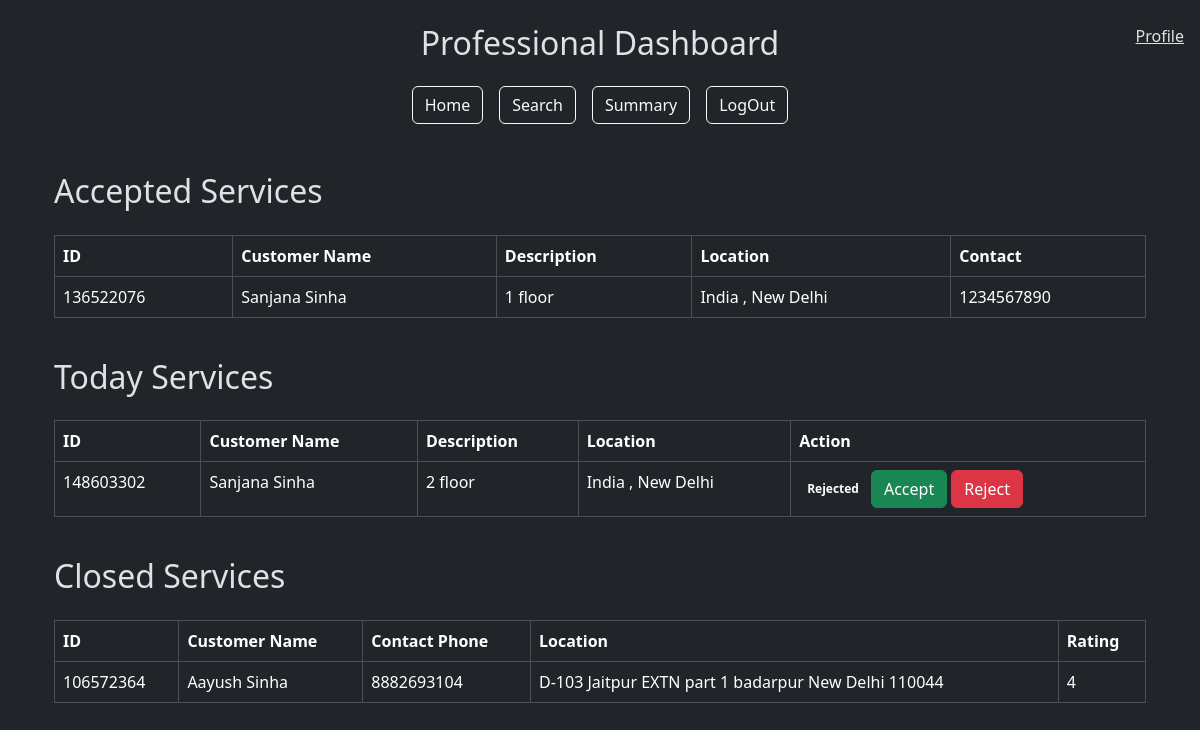
The page /professional_dashboard (signed in) on the database its author committed.
### models.py (models this page shows)
class User(db.Model):
    __tablename__ = "user"
    id = db.Column(db.Integer, primary_key=True)
    username = db.Column(db.String(80), unique=True, nullable=False)
    passhash = db.Column(db.String(80), nullable=False)
    name = db.Column(db.String(80), nullable=False)
    role = db.Column(db.String(20), nullable=False)
    is_blocked = db.Column(db.Boolean, default=False, nullable=False)
    professional = db.relationship('Professional', backref='user', lazy=True)
    customer = db.relationship('Customer', backref='user', lazy=True)

class ServiceRequest(db.Model):
    __tablename__ = 'service_request'
    id = db.Column(db.Integer, primary_key=True)
    customer_id = db.Column(db.Integer, db.ForeignKey('customer.id'), nullable=False)  # Reference to Customer
    professional_id = db.Column(db.Integer, db.ForeignKey('professional.id'), nullable=True)  # Reference to Professional
    service_id = db.Column(db.Integer, db.ForeignKey('service.id'), nullable=False)
    date_of_request = db.Column(db.DateTime, default=datetime.utcnow, nullable=False)
    date_of_completion = db.Column(db.DateTime, nullable=True)
    status = db.Column(db.String(20), default='requested', nullable=False)
    rating = db.Column(db.Integer, nullable=True)
    remarks = db.Column(db.Text, nullable=True)
    rejected_by = db.Column(MutableList.as_mutable(JSON), default=[])
    customer = db.relationship('Customer', back_populates='service_requests')
    service = db.relationship('Service', back_populates='service_requests')
    professional = db.relationship('Professional', back_populates='service_requests')
    review = db.relationship('Review', back_populates='service_request', lazy=True)

class Service(db.Model):
    __tablename__ = 'service'
    id = db.Column(db.Integer, primary_key=True)
    service_name = db.Column(db.String(80), unique=False, nullable=False)
    description = db.Column(db.Text, nullable=False)
    price = db.Column(db.Float, nullable=False)
    time_required = db.Column(db.Integer, nullable=False)
    service_requests = db.relationship('ServiceRequest', back_populates='service', lazy=True)

class Customer(db.Model):
    __tablename__ = 'customer'
    id = db.Column(db.Integer, db.ForeignKey('user.id'), primary_key=True)
    address = db.Column(db.Text, nullable=False)
    pincode = db.Column(db.String(6), nullable=False)
    contact = db.Column(db.String(10), nullable=False)
    service_requests = db.relationship('ServiceRequest', back_populates='customer', lazy=True)

### app.py (the view)
@app.route('/professional_dashboard')
def professional_dashboard():
    user_id = session['user_id']
    professional = Professional.query.get(user_id)
    user = User.query.get(user_id)
    service = Service.query.all()
    accepted_services = ServiceRequest.query.filter_by(professional_id=user_id).filter_by(status='accepted').all()
    today_services = (
    db.session.query(ServiceRequest)
    .join(Service)
    .filter(Service.service_name == professional.service_name)
    .filter(ServiceRequest.status == 'requested')
    .all()
)
    closed_services = (
    db.session.query(ServiceRequest)
    .join(Service)
    .filter(Service.service_name == professional.service_name)
    .filter(ServiceRequest.status == 'closed')
    .filter(ServiceRequest.professional_id==user_id)
    .filter(not_(ServiceRequest.rejected_by.contains([professional.id])))
    .all()
)
    print(today_services, 'today_services')
    print(professional.address,service)
    return render_template('professional_dashboard.html',accepted_services=accepted_services,today_services=today_services, closed_services=closed_services,professional=professional, service=service,user=user)

### templates/professional_dashboard.html (shortened to what this page needs)
{% extends "layout.html" %}  {% block content %}
<div class="container mt-5">
  {% if professional.user.is_blocked %}
  <div class="alert alert-danger" role="alert">
    Your account is blocked. Please contact the admin.
  </div>
  {% elif not professional.verified %}
  <div class="alert alert-warning" role="alert">
    Your account is not verified yet. Please wait for the admin to verify your
    account.
  </div>
  {% else %}
  <span class="navbar-text position-fixed top-0 end-0 m-3">
    <a href="{{url_for('profile')}}">Profile</a>
  </span>
  <h2 class="mt-4">Accepted Services</h2>
  <div class="table-responsive">
    <table class="table table-bordered mt-3">
      <thead>
        <tr>
          <th>ID</th>
          <th>Customer Name</th>
          <th>Description</th>
          <th>Location</th>
          <th>Contact</th>
        </tr>
      </thead>
      <tbody>
        {% for service_request in accepted_services %}
        <tr>
          <td>{{ service_request.id }}</td>
          <td>{{ service_request.customer.user.name }}</td>
          <td>{{ service_request.service.description }}</td>
          <td>{{ service_request.customer.address }}</td>
          <td>{{ service_request.customer.contact}}</td>
        </tr>
        {% endfor %}
      </tbody>
    </table>
  </div>
  <h2 class="mt-4">Today Services</h2>
  <div class="table-responsive">
    <table class="table table-bordered mt-3">
      <thead>
        <tr>
          <th>ID</th>
          <th>Customer Name</th>
          <th>Description</th>
          <th>Location</th>
          <th>Action</th>
        </tr>
      </thead>
      <tbody>
        {% for service_request in today_services %}
        <tr>
          <td>{{ service_request.id }}</td>
          <td>{{ service_request.customer.user.name }}</td>
          <td>{{ service_request.service.description }}</td>
          <td>{{ service_request.customer.address }}</td>
          <td>
            {% set rejected = false %} {% for reject in
            service_request.rejected_by %} {% if reject == user.id %}
            <span class="badge badge-danger">Rejected</span>
            {% set rejected = true %} {% endif %} {% endfor %} {% if not
            rejected %}
            <a
              href="{{ url_for('accept_service', service_id=service_request.id) }}"
              class="btn btn-success"
              >Accept</a
            >
            <a
              href="{{ url_for('reject_service', service_id=service_request.id) }}"
              class="btn btn-danger"
              >Reject</a
            >
            {% endif %}
          </td>
        </tr>
        {% endfor %}
      </tbody>
    </table>
  </div>
  <h2 class="mt-4">Closed Services</h2>
  <div class="table-responsive">
    <table class="table table-bordered mt-3">
      <thead>
        <tr>
          <th>ID</th>
          <th>Customer Name</th>
          <th>Contact Phone</th>
          <th>Location</th>
          <th>Rating</th>
        </tr>
      </thead>
      <tbody>
        {% for service_request in closed_services %}
        <tr>
          <td>{{ service_request.id }}</td>
          <td>{{ service_request.customer.user.name }}</td>
          <td>{{ service_request.customer.contact }}</td>
          <td>{{ service_request.customer.address }}</td>
          <td>{{ service_request.rating }}</td>
        </tr>
        {% endfor %}
      </tbody>
    </table>
  </div>
  {% endif %}
</div>
{% endblock %}

### templates/layout.html (shortened to what this page needs)
<!DOCTYPE html>
<html lang="en">
  <head>
    <link
      href="https://cdn.jsdelivr.net/npm/bootstrap@5.3.3/dist/css/bootstrap.min.css"
      rel="stylesheet"
    />
  </head>
  <body data-bs-theme="dark">
    <div class="container mt-4">
      {% if not (request.endpoint == 'professional_dashboard' and
      professional.verified == false) %} {% if request.endpoint not in ['login',
      'register', 'summary','profile', 'search'] and not user.is_blocked%}
      <div class="text-center my-4">
        <h2 class="text-capitalize">
          {{ session.get('user_role') }} Dashboard
        </h2>
      </div>
      <div class="d-flex justify-content-center mb-4">
        <div class="d-flex flex-row gap-3">
          {% with dashboard_url = session['user_role'] + '_dashboard' %}
          <a href="{{ url_for(dashboard_url) }}" class="btn btn-outline-light"
            >Home</a
          >
          {% endwith %}
          <a href="{{ url_for('search') }}" class="btn btn-outline-light"
            >Search</a
          >
          <a href="{{ url_for('summary') }}" class="btn btn-outline-light"
            >Summary</a
          >
          <a href="{{ url_for('logout') }}" class="btn btn-outline-light"
            >LogOut</a
          >
        </div>
      </div>
      {% endif %} {% endif %}
      {% block content %} {% endblock %}
    </div>
  </body>
</html>

### rows shown on the page
User: get "Professional"
ServiceRequest: id "136522076", customer.user.name "Sanjana Sinha", service.description "1 floor", customer.address "India , New Delhi", customer.contact "1234567890"
ServiceRequest: id "148603302", customer.user.name "Sanjana Sinha", service.description "2 floor", customer.address "India , New Delhi"
ServiceRequest: id "106572364", customer.user.name "Aayush Sinha", customer.contact "8882693104", customer.address "D-103 Jaitpur EXTN part 1 badarpur New Delhi 110044", rating "4"
